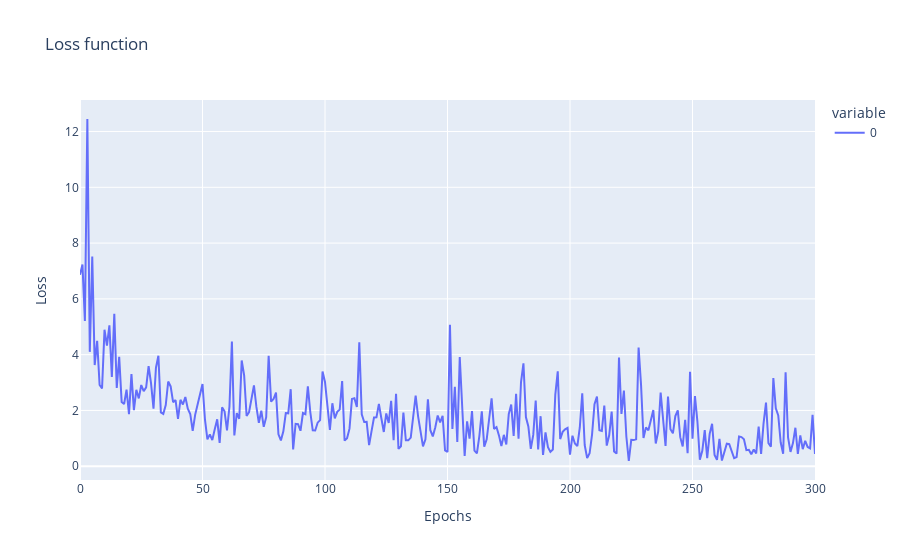

Notebook code for this chart:
### Code cell
lr = Logistic_Regression()
XX = np.concatenate((np.ones((X.shape[0], 1)), X), axis=1) 

losses= lr.fit(X, y - 1, epochs=301, lr=.01, batch_size=10)
fig=px.line(losses, title= "Loss function")
fig.update_layout(yaxis_title="Loss",
                xaxis_title = 'Epochs')
fig.show()
print(accuracy_score(lr.predict(XX), y - 1))

### Figure 1 — Plotly figure (JSON) as saved in the notebook; plotly's stock layout.template omitted (floating-point values rounded to 4 significant figures; data arrays with more than 128 entries replaced by an {"elided": "..."} marker saying what was removed)
{"data": [{"hovertemplate": "variable=0<br>index=%{x}<br>value=%{y}<extra></extra>", "legendgroup": "0", "line": {"color": "#636efa", "dash": "solid"}, "marker": {"symbol": "circle"}, "mode": "lines", "name": "0", "orientation": "v", "showlegend": true, "type": "scatter", "x": {"elided": "301 int values"}, "xaxis": "x", "y": {"elided": "301 float values"}, "yaxis": "y"}], "layout": {"legend": {"title": {"text": "variable"}, "tracegroupgap": 0}, "title": {"text": "Loss function"}, "xaxis": {"anchor": "y", "domain": [0, 1], "title": {"text": "Epochs"}}, "yaxis": {"anchor": "x", "domain": [0, 1], "title": {"text": "Loss"}}}}
